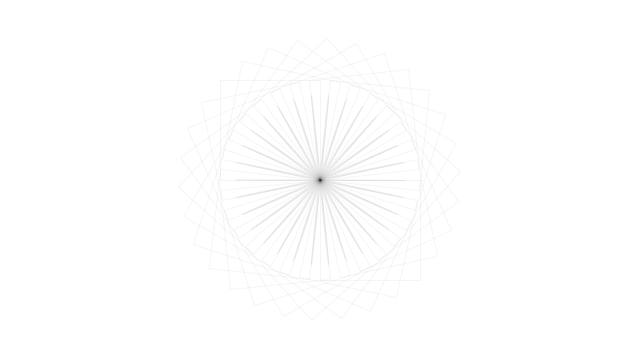
Frame 1 (no input)
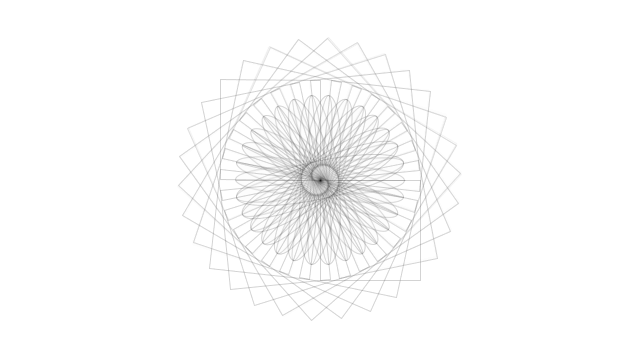
Frame 60 (the mouse pressed at the canvas centre just before this capture)
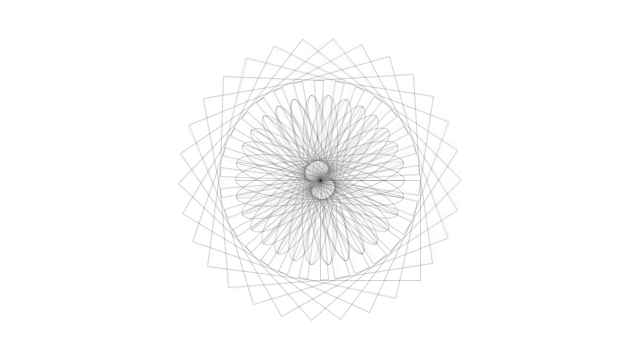
Frame 120 (the mouse held since frame 60 and released just before this capture)

The Processing sketch that drew these frames (run headless with seeded random() and noise(); from frame 60 on, the mouse is pressed at the canvas centre):

// Processing sketch: rotateMandala
// ── rotateMandala.pde
void setup() {
  size(640, 360);
  background(255);
}

void draw() {
  //draw the rect to make the fade
  fill(255,50);
  noStroke();
  rect(0,0,width,height);
  noFill();
  //now draw everything else around the center
  translate(width/2, height/2);
  noFill();
  int sectionAmount = 30;
  //divide TWO_PI by the amount of sections 
  //to get number of equal divisions around a circle
  float sections = TWO_PI/sectionAmount;
  stroke(0, 10);
  for (int i=0; i<sectionAmount; i++) {
    pushMatrix();
      //rotate everything
      rotate(i*sections);
      pushMatrix();
        //draw rects, and then also make them move based on sin
        //i is used to change each individual rect & ellipse separately
        rotate(frameCount*(sin(frameCount*.0004))*i*.0004);
        rect(0,0,100,100);
      popMatrix();
      //draw ellipses changing their sizes based on sin
      ellipse(0, 0, 170, sin(frameCount*.001*i)*sin(frameCount*.0001+.5)*80);
    popMatrix();
  }
}
